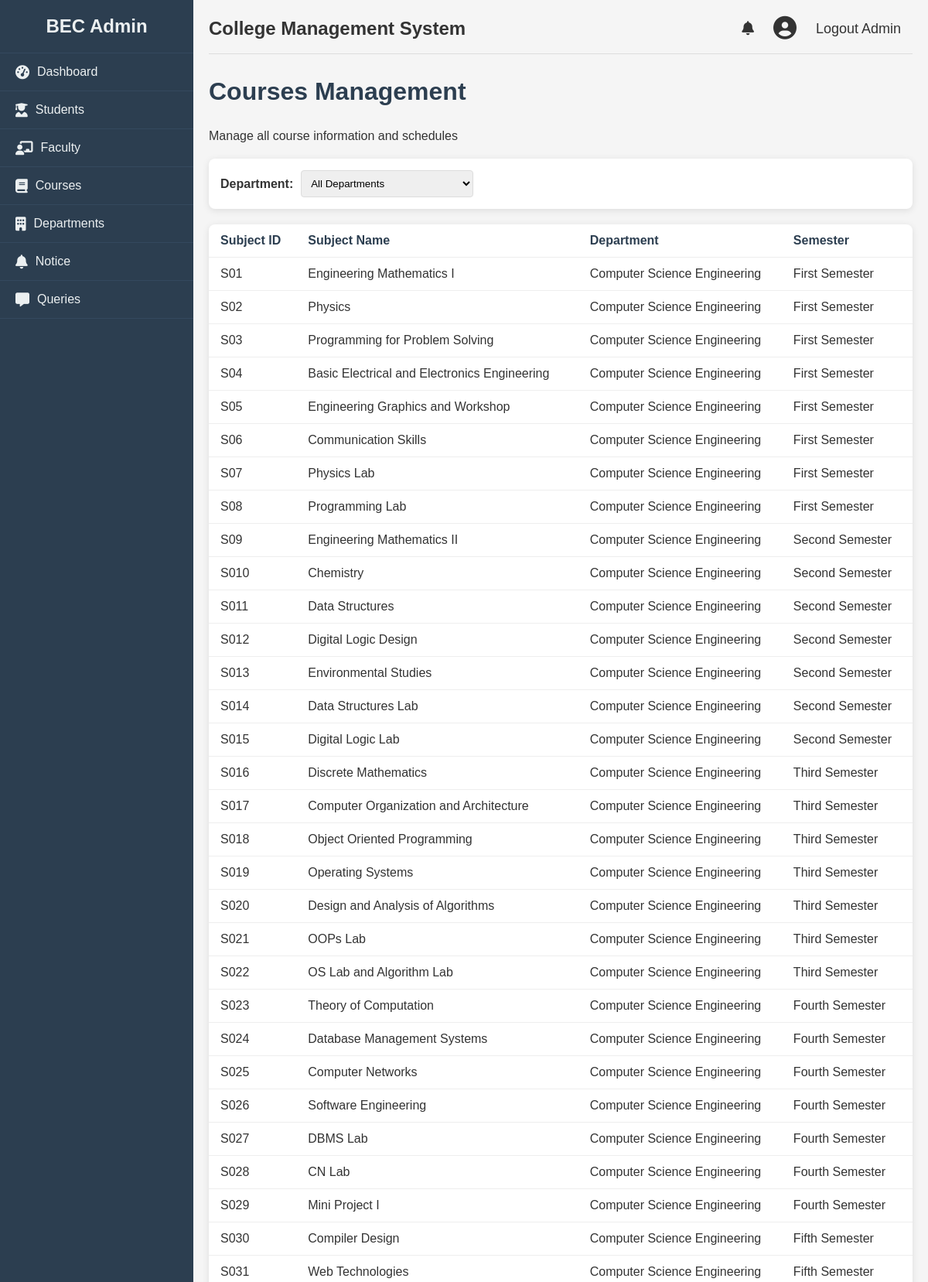
The page /admin/courses (signed in, upper part) on the database its author committed.
### college/model.py (models this page shows, shortened)
class Subject(db.Model):
    id = db.Column(db.Integer, primary_key=True)
    name = db.Column(db.String(100), nullable=False)
    semester = db.Column(db.String(100), nullable=False)
    dep_id = db.Column(db.Integer, db.ForeignKey('department.id'), nullable=False)

class Department(db.Model):
    id = db.Column(db.Integer, primary_key=True)
    name = db.Column(db.String(100), nullable=False)
    hod = db.Column(db.String(100), nullable=False)
    subjects = db.relationship('Subject', backref='subject_', lazy=True)

### college/admin/adminroute.py (the view)
@app.route("/admin/courses", methods = ["GET", "POST"])
def cours():
    logged = 'user_id' in session
    if logged:
        subjects = Subject.query.all()
        return render_template("courses.html", subjects= subjects, departments= dep)
    else:
        return redirect(url_for("login"))

### college/admin/templates/courses.html (shortened to what this page needs)
{% from "macro/cmsnav.html" import cmsnav%}
{%extends "admbase.html"%}
{%block head%}
<link rel="stylesheet" href="{{url_for('static', filename='css/styles.css')}}">
<link rel="stylesheet" href="https://cdnjs.cloudflare.com/ajax/libs/font-awesome/6.4.0/css/all.min.css">
{%endblock%}
{%block content%}
<div class="container" w-tid="21">
    {{cmsnav()}}
    <main class="main-content" w-tid="111">
        <header class="top-header" w-tid="113">
                <h2>College Management System</h2>
                <div class="user-profile" w-tid="123">
                    <span class="notification" w-tid="125"><a href="/admin/notice"><i class="fas fa-bell" w-tid="127"></i></a></span>
                    <div class="profile-img" w-tid="133">
                        <i class="fas fa-user-circle" w-tid="135"></i>
                    </div>
                    <span class="username" w-tid="137"><a href="{{url_for('logout')}}">Logout Admin</a></span>
                </div>
            </header>
        <div id="dashboard-page" class="content-section" w-tid="139">
            <div class="dashboard" w-tid="141">
                <h1 w-tid="357">Courses Management</h1>
                <div class="students-header" w-tid="359">
                    <p w-tid="361">Manage all course information and schedules</p>
                </div>
                <div class="student-filters" w-tid="1751">
                    <div class="filter-group" w-tid="1753">
                        <label w-tid="1755">Department:</label>
                        <select w-tid="1757" id="departmentSelect">
                            <option w-tid="375" value="all">All Departments</option>
                        </select>
                    </div>
                </div>
                <div class="students-table" w-tid="1797">
                    <table w-tid="1799" id="deptTable">
                        <thead w-tid="1801">
                            <tr w-tid="1803">
                                <th w-tid="1805">Subject ID</th>
                                <th w-tid="1807">Subject Name</th>
                                <th w-tid="1809">Department</th>
                                <th w-tid="1809">Semester</th>
                            </tr>
                        </thead>
                        {%for subject in subjects: %}
                        <tbody w-tid="1823" >
                            <tr w-tid="1825" data-department="{{subject.subject_.name}}">
                                <td w-tid="1827">S0{{subject.id}}</td>
                                <td w-tid="1829">{{subject.name}}</td>
                                <td w-tid="1831">{{subject.subject_.name}}</td>
                                <td w-tid="1831">{{subject.semester}}</td>
                                {%endfor%}
                            </tr>
                        </tbody>
                    </table>
                </div>
            </div>
        </div>
    </main>
</div>
{%endblock%}

### college/static/css/styles.css (style rules this page uses)
* { margin: 0; padding: 0; box-sizing: border-box; }
body { font-family: Arial, sans-serif; background-color: #f5f5f5; color: #333; }
a { text-decoration: none; color:inherit; }
.container { display: flex; min-height: 100vh; }
.main-content { flex: 1; padding: 20px; }
.top-header { display: flex; justify-content: space-between; align-items: center; margin-bottom: 30px; padding-bottom: 15px; border-bottom: 1px solid #ddd; }
.user-profile { display: flex; align-items: center; }
.user-profile span { margin: 0 15px; font-size: 18px; cursor: pointer; }
.profile-img { font-size: 30px; margin: 0 10px; }
.dashboard h1 { margin-bottom: 30px; color: #2c3e50; }
table { width: 100%; border-collapse: collapse; }
th, td { padding: 12px 15px; text-align: left; border-bottom: 1px solid #eee; }
th { font-weight: bold; color: #2c3e50; }
.content-section { display: none; }
#dashboard-page { display: block; }
.students-header { display: flex; justify-content: space-between; align-items: center; margin-bottom: 20px; }
.student-filters { display: flex; justify-content: space-between; margin-bottom: 20px; background: white; padding: 15px; border-radius: 8px; box-shadow: 0 2px 10px rgba(0, 0, 0, 0.1); }
.filter-group { display: flex; align-items: center; }
.filter-group label { margin-right: 10px; font-weight: bold; }
.filter-group select { padding: 8px; border-radius: 4px; border: 1px solid #ddd; }
.students-table { background: white; border-radius: 8px; box-shadow: 0 2px 10px rgba(0, 0, 0, 0.1); overflow: hidden; }

### rows shown on the page
Subject: id "1", name "Engineering Mathematics I", subject_.name "Computer Science Engineering", semester "First Semester"
Subject: id "2", name "Physics", subject_.name "Computer Science Engineering", semester "First Semester"
Subject: id "3", name "Programming for Problem Solving", subject_.name "Computer Science Engineering", semester "First Semester"
Subject: id "4", name "Basic Electrical and Electronics Engineering", subject_.name "Computer Science Engineering", semester "First Semester"
Subject: id "5", name "Engineering Graphics and Workshop", subject_.name "Computer Science Engineering", semester "First Semester"
Subject: id "6", name "Communication Skills", subject_.name "Computer Science Engineering", semester "First Semester"
Subject: id "7", name "Physics Lab", subject_.name "Computer Science Engineering", semester "First Semester"
Subject: id "8", name "Programming Lab", subject_.name "Computer Science Engineering", semester "First Semester"
Subject: id "9", name "Engineering Mathematics II", subject_.name "Computer Science Engineering", semester "Second Semester"
Subject: id "10", name "Chemistry", subject_.name "Computer Science Engineering", semester "Second Semester"
Subject: id "11", name "Data Structures", subject_.name "Computer Science Engineering", semester "Second Semester"
Subject: id "12", name "Digital Logic Design", subject_.name "Computer Science Engineering", semester "Second Semester"
Subject: id "13", name "Environmental Studies", subject_.name "Computer Science Engineering", semester "Second Semester"
Subject: id "14", name "Data Structures Lab", subject_.name "Computer Science Engineering", semester "Second Semester"
Subject: id "15", name "Digital Logic Lab", subject_.name "Computer Science Engineering", semester "Second Semester"
Subject: id "16", name "Discrete Mathematics", subject_.name "Computer Science Engineering", semester "Third Semester"
Subject: id "17", name "Computer Organization and Architecture", subject_.name "Computer Science Engineering", semester "Third Semester"
Subject: id "18", name "Object Oriented Programming", subject_.name "Computer Science Engineering", semester "Third Semester"
Subject: id "19", name "Operating Systems", subject_.name "Computer Science Engineering", semester "Third Semester"
Subject: id "20", name "Design and Analysis of Algorithms", subject_.name "Computer Science Engineering", semester "Third Semester"
Subject: id "21", name "OOPs Lab", subject_.name "Computer Science Engineering", semester "Third Semester"
Subject: id "22", name "OS Lab and Algorithm Lab", subject_.name "Computer Science Engineering", semester "Third Semester"
Subject: id "23", name "Theory of Computation", subject_.name "Computer Science Engineering", semester "Fourth Semester"
Subject: id "24", name "Database Management Systems", subject_.name "Computer Science Engineering", semester "Fourth Semester"
Subject: id "25", name "Computer Networks", subject_.name "Computer Science Engineering", semester "Fourth Semester"
Subject: id "26", name "Software Engineering", subject_.name "Computer Science Engineering", semester "Fourth Semester"
Subject: id "27", name "DBMS Lab", subject_.name "Computer Science Engineering", semester "Fourth Semester"
Subject: id "28", name "CN Lab", subject_.name "Computer Science Engineering", semester "Fourth Semester"
Subject: id "29", name "Mini Project I", subject_.name "Computer Science Engineering", semester "Fourth Semester"
Subject: id "30", name "Compiler Design", subject_.name "Computer Science Engineering", semester "Fifth Semester"
Subject: id "31", name "Web Technologies", subject_.name "Computer Science Engineering", semester "Fifth Semester"
